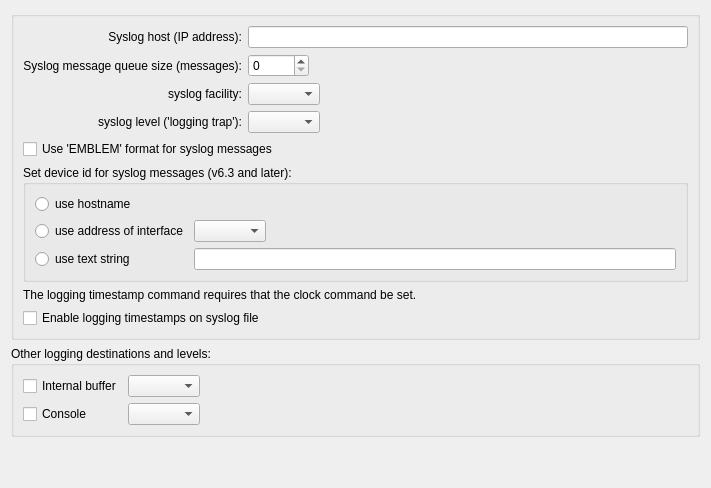
     <widget class="QWidget" name="label596">
      <attribute name="title">
       <string>Logging</string>
      </attribute>
      <layout class="QGridLayout" name="gridLayout_16">
       <item row="0" column="0">
        <widget class="QGroupBox" name="frame171">
         <property name="title">
          <string/>
         </property>
         <layout class="QGridLayout" name="gridLayout_15">
          <item row="0" column="0">
           <widget class="QLabel" name="label599">
            <property name="text">
             <string>Syslog host (IP address):</string>
            </property>
            <property name="alignment">
             <set>Qt::AlignRight|Qt::AlignTrailing|Qt::AlignVCenter</set>
            </property>
            <property name="wordWrap">
             <bool>false</bool>
            </property>
           </widget>
          </item>
          <item row="0" column="1" colspan="3">
           <widget class="QLineEdit" name="syslog_host"/>
          </item>
          <item row="1" column="0">
           <widget class="QLabel" name="label600">
            <property name="text">
             <string>Syslog message queue size (messages):</string>
            </property>
            <property name="alignment">
             <set>Qt::AlignRight|Qt::AlignTrailing|Qt::AlignVCenter</set>
            </property>
            <property name="wordWrap">
             <bool>false</bool>
            </property>
           </widget>
          </item>
          <item row="1" column="1">
           <widget class="QSpinBox" name="syslog_queue_size">
            <property name="minimum">
             <number>0</number>
            </property>
            <property name="maximum">
             <number>10000</number>
            </property>
            <property name="value">
             <number>0</number>
            </property>
           </widget>
          </item>
          <item row="1" column="2" colspan="2">
           <spacer>
            <property name="orientation">
             <enum>Qt::Horizontal</enum>
            </property>
            <property name="sizeType">
             <enum>QSizePolicy::Expanding</enum>
            </property>
            <property name="sizeHint" stdset="0">
             <size>
              <width>40</width>
              <height>20</height>
             </size>
            </property>
           </spacer>
          </item>
          <item row="2" column="0">
           <widget class="QLabel" name="label598">
            <property name="text">
             <string>syslog facility:</string>
            </property>
            <property name="alignment">
             <set>Qt::AlignRight|Qt::AlignTrailing|Qt::AlignVCenter</set>
            </property>
            <property name="wordWrap">
             <bool>false</bool>
            </property>
           </widget>
          </item>
          <item row="2" column="1" colspan="2">
           <widget class="QComboBox" name="syslog_facility"/>
          </item>
          <item row="2" column="3">
           <spacer name="horizontalSpacer_8">
            <property name="orientation">
             <enum>Qt::Horizontal</enum>
            </property>
            <property name="sizeHint" stdset="0">
             <size>
              <width>345</width>
              <height>20</height>
             </size>
            </property>
           </spacer>
          </item>
          <item row="3" column="0">
           <widget class="QLabel" name="label640">
            <property name="text">
             <string>syslog level ('logging trap'):</string>
            </property>
            <property name="alignment">
             <set>Qt::AlignRight|Qt::AlignTrailing|Qt::AlignVCenter</set>
            </property>
            <property name="wordWrap">
             <bool>false</bool>
            </property>
           </widget>
          </item>
          <item row="3" column="1" colspan="2">
           <widget class="QComboBox" name="logging_trap_level"/>
          </item>
          <item row="3" column="3">
           <spacer name="horizontalSpacer_7">
            <property name="orientation">
             <enum>Qt::Horizontal</enum>
            </property>
            <property name="sizeHint" stdset="0">
             <size>
              <width>345</width>
              <height>20</height>
             </size>
            </property>
           </spacer>
          </item>
          <item row="4" column="0" colspan="4">
           <widget class="QCheckBox" name="emblem_log_format">
            <property name="toolTip">
             <string>PIX Firewall Version 6.3 introduces support for EMBLEM format, which is required when using the CiscoWorks Resource Manager Essentials (RME) syslog analyzer.</string>
            </property>
            <property name="text">
             <string>Use 'EMBLEM' format for syslog messages</string>
            </property>
           </widget>
          </item>
          <item row="5" column="0" colspan="4">
           <widget class="QGroupBox" name="buttonGroup28">
            <property name="title">
             <string>Set device id for syslog messages (v6.3 and later):</string>
            </property>
            <layout class="QGridLayout" name="gridLayout_14">
             <item row="0" column="0">
              <widget class="QRadioButton" name="syslog_device_id_hostname">
               <property name="text">
                <string>use hostname</string>
               </property>
              </widget>
             </item>
             <item row="0" column="1" colspan="2">
              <spacer>
               <property name="orientation">
                <enum>Qt::Horizontal</enum>
               </property>
               <property name="sizeType">
                <enum>QSizePolicy::Expanding</enum>
               </property>
               <property name="sizeHint" stdset="0">
                <size>
                 <width>40</width>
                 <height>20</height>
                </size>
               </property>
              </spacer>
             </item>
             <item row="1" column="0">
              <widget class="QRadioButton" name="syslog_device_id_interface">
               <property name="text">
                <string>use address of interface</string>
               </property>
              </widget>
             </item>
             <item row="1" column="1">
              <widget class="QComboBox" name="syslog_device_id_interface_val"/>
             </item>
             <item row="1" column="2">
              <spacer name="horizontalSpacer_6">
               <property name="orientation">
                <enum>Qt::Horizontal</enum>
               </property>
               <property name="sizeHint" stdset="0">
                <size>
                 <width>387</width>
                 <height>20</height>
                </size>
               </property>
              </spacer>
             </item>
             <item row="2" column="0">
              <widget class="QRadioButton" name="syslog_device_id_string">
               <property name="text">
                <string>use text string</string>
               </property>
              </widget>
             </item>
             <item row="2" column="1" colspan="2">
              <widget class="QLineEdit" name="syslog_device_id_string_val"/>
             </item>
            </layout>
           </widget>
          </item>
          <item row="6" column="0" colspan="4">
           <widget class="QLabel" name="label641">
            <property name="text">
             <string>The logging timestamp command requires that the clock command be set.</string>
            </property>
            <property name="alignment">
             <set>Qt::AlignVCenter</set>
            </property>
            <property name="wordWrap">
             <bool>true</bool>
            </property>
           </widget>
          </item>
          <item row="7" column="0" colspan="4">
           <widget class="QCheckBox" name="logging_timestamp">
            <property name="text">
             <string>Enable logging timestamps on syslog file</string>
            </property>
           </widget>
          </item>
         </layout>
        </widget>
       </item>
       <item row="1" column="0">
        <widget class="QGroupBox" name="frame172">
         <property name="title">
          <string>Other logging destinations and levels:</string>
         </property>
         <layout class="QGridLayout" name="gridLayout_5">
          <item row="0" column="0">
           <widget class="QCheckBox" name="logging_buffered">
            <property name="text">
             <string>Internal buffer</string>
            </property>
           </widget>
          </item>
          <item row="0" column="1">
           <widget class="QComboBox" name="logging_buffered_level">
            <property name="minimumSize">
             <size>
              <width>0</width>
              <height>22</height>
             </size>
            </property>
           </widget>
          </item>
          <item row="0" column="2">
           <spacer name="horizontalSpacer_4">
            <property name="orientation">
             <enum>Qt::Horizontal</enum>
            </property>
            <property name="sizeHint" stdset="0">
             <size>
              <width>488</width>
              <height>20</height>
             </size>
            </property>
           </spacer>
          </item>
          <item row="1" column="0">
           <widget class="QCheckBox" name="logging_console">
            <property name="text">
             <string>Console</string>
            </property>
           </widget>
          </item>
          <item row="1" column="1">
           <widget class="QComboBox" name="logging_console_level">
            <property name="minimumSize">
             <size>
              <width>0</width>
              <height>22</height>
             </size>
            </property>
           </widget>
          </item>
          <item row="1" column="2">
           <spacer name="horizontalSpacer_5">
            <property name="orientation">
             <enum>Qt::Horizontal</enum>
            </property>
            <property name="sizeHint" stdset="0">
             <size>
              <width>488</width>
              <height>20</height>
             </size>
            </property>
           </spacer>
          </item>
         </layout>
        </widget>
       </item>
       <item row="2" column="0">
        <spacer>
         <property name="orientation">
          <enum>Qt::Vertical</enum>
         </property>
         <property name="sizeType">
          <enum>QSizePolicy::Expanding</enum>
         </property>
         <property name="sizeHint" stdset="0">
          <size>
           <width>20</width>
           <height>40</height>
          </size>
         </property>
        </spacer>
       </item>
      </layout>
     </widget>
